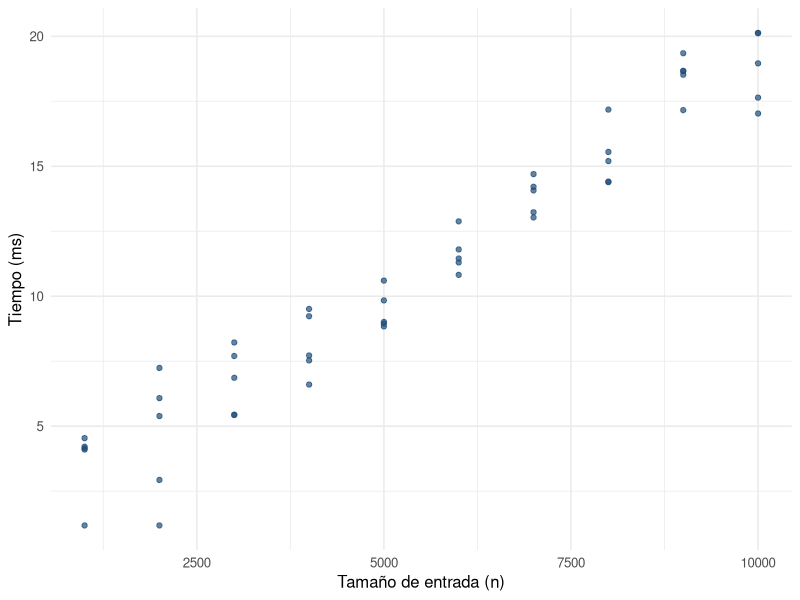
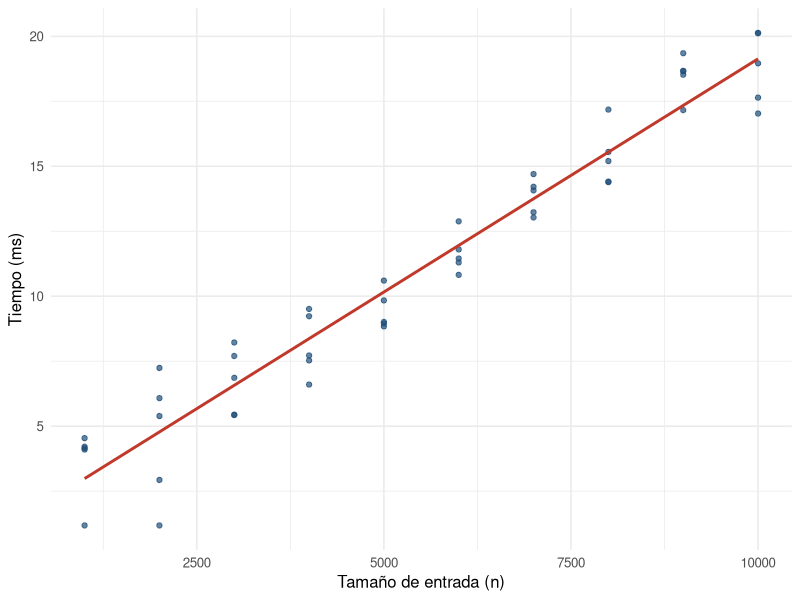
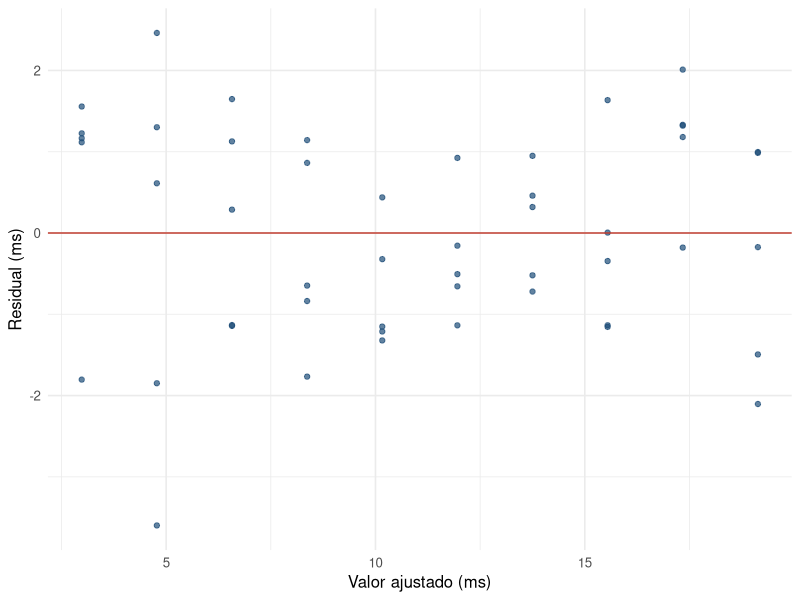

These charts were generated, in order, by the following R code:
## ---- chunk 1
#| label: setup-cap3
#| include: false
library(tidyverse)
library(palmerpenguins)
theme_set(theme_minimal(base_size = 12))
## ---- chunk 2
#| label: fig-dispersion-alg
#| fig-cap: "Tiempo de ejecución según el tamaño de entrada (entorno Mac)."
#| fig-width: 5
#| fig-height: 3.4
alg <- read.csv("datos/algoritmos_regresion.csv")
mac <- filter(alg, entorno == "Mac")
ggplot(mac, aes(x = n, y = tiempo_ms)) +
  geom_point(color = "#1F4E79", alpha = 0.7) +
  labs(x = "Tamaño de entrada (n)", y = "Tiempo (ms)")
## ---- chunk 3
#| label: cor-alg
cor(mac$n, mac$tiempo_ms)
## ---- chunk 4
#| label: lm-alg
modelo <- lm(tiempo_ms ~ n, data = mac)
coef(modelo)
## ---- chunk 5
#| label: fig-recta-alg
#| fig-cap: "Recta de mínimos cuadrados sobre los datos."
#| fig-width: 5
#| fig-height: 3.4
ggplot(mac, aes(x = n, y = tiempo_ms)) +
  geom_point(color = "#1F4E79", alpha = 0.7) +
  geom_smooth(method = "lm", se = FALSE, color = "#C0392B") +
  labs(x = "Tamaño de entrada (n)", y = "Tiempo (ms)")
## ---- chunk 6
#| label: fig-residuales
#| fig-cap: "Residuales contra valores ajustados."
#| fig-width: 5
#| fig-height: 3.4
mac_aug <- mac |>
  mutate(ajustado = fitted(modelo),
         residual = resid(modelo))
ggplot(mac_aug, aes(x = ajustado, y = residual)) +
  geom_point(color = "#1F4E79", alpha = 0.7) +
  geom_hline(yintercept = 0, color = "#C0392B") +
  labs(x = "Valor ajustado (ms)", y = "Residual (ms)")
## ---- chunk 7
#| label: matriz-cor
penguins |>
  select(bill_length_mm, bill_depth_mm, flipper_length_mm, body_mass_g) |>
  cor(use = "complete.obs") |>
  round(2)
